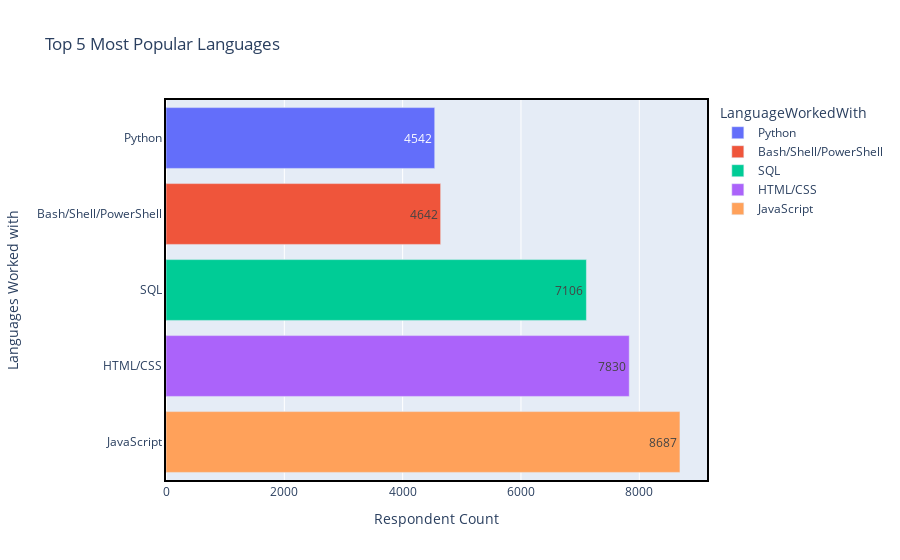

Notebook code cell kept with this figure:
### Code cell
fig = px.bar(df_tech.groupby('LanguageWorkedWith')['Respondent'].count().reset_index(name='count').sort_values(by='count').tail(5)
             , y='LanguageWorkedWith' , x='count', color='LanguageWorkedWith', text='count', orientation='h', title='Top 5 Most Popular Languages')
fig.update_xaxes(showline=True, linewidth=2, linecolor='black', mirror=True, title='Respondent Count')
fig.update_yaxes(showline=True, linewidth=2, linecolor='black', mirror=True, title='Languages Worked with')
fig.show()

### Figure 1 — Plotly figure (JSON) as saved in the notebook; plotly's stock layout.template omitted (floating-point values rounded to 4 significant figures)
{"data": [{"alignmentgroup": "True", "hovertemplate": "LanguageWorkedWith=%{y}<br>count=%{text}<extra></extra>", "legendgroup": "Python", "marker": {"color": "#636efa", "pattern": {"shape": ""}}, "name": "Python", "offsetgroup": "Python", "orientation": "h", "showlegend": true, "text": [4542], "textposition": "auto", "type": "bar", "x": [4542], "xaxis": "x", "y": ["Python"], "yaxis": "y"}, {"alignmentgroup": "True", "hovertemplate": "LanguageWorkedWith=%{y}<br>count=%{text}<extra></extra>", "legendgroup": "Bash/Shell/PowerShell", "marker": {"color": "#EF553B", "pattern": {"shape": ""}}, "name": "Bash/Shell/PowerShell", "offsetgroup": "Bash/Shell/PowerShell", "orientation": "h", "showlegend": true, "text": [4642], "textposition": "auto", "type": "bar", "x": [4642], "xaxis": "x", "y": ["Bash/Shell/PowerShell"], "yaxis": "y"}, {"alignmentgroup": "True", "hovertemplate": "LanguageWorkedWith=%{y}<br>count=%{text}<extra></extra>", "legendgroup": "SQL", "marker": {"color": "#00cc96", "pattern": {"shape": ""}}, "name": "SQL", "offsetgroup": "SQL", "orientation": "h", "showlegend": true, "text": [7106], "textposition": "auto", "type": "bar", "x": [7106], "xaxis": "x", "y": ["SQL"], "yaxis": "y"}, {"alignmentgroup": "True", "hovertemplate": "LanguageWorkedWith=%{y}<br>count=%{text}<extra></extra>", "legendgroup": "HTML/CSS", "marker": {"color": "#ab63fa", "pattern": {"shape": ""}}, "name": "HTML/CSS", "offsetgroup": "HTML/CSS", "orientation": "h", "showlegend": true, "text": [7830], "textposition": "auto", "type": "bar", "x": [7830], "xaxis": "x", "y": ["HTML/CSS"], "yaxis": "y"}, {"alignmentgroup": "True", "hovertemplate": "LanguageWorkedWith=%{y}<br>count=%{text}<extra></extra>", "legendgroup": "JavaScript", "marker": {"color": "#FFA15A", "pattern": {"shape": ""}}, "name": "JavaScript", "offsetgroup": "JavaScript", "orientation": "h", "showlegend": true, "text": [8687], "textposition": "auto", "type": "bar", "x": [8687], "xaxis": "x", "y": ["JavaScript"], "yaxis": "y"}], "layout": {"autosize": true, "barmode": "relative", "legend": {"title": {"text": "LanguageWorkedWith"}, "tracegroupgap": 0}, "title": {"text": "Top 5 Most Popular Languages"}, "xaxis": {"anchor": "y", "autorange": true, "domain": [0, 1], "linecolor": "black", "linewidth": 2, "mirror": true, "range": [0, 9144.0], "showline": true, "title": {"text": "Respondent Count"}, "type": "linear"}, "yaxis": {"anchor": "x", "autorange": true, "categoryarray": ["JavaScript", "HTML/CSS", "SQL", "Bash/Shell/PowerShell", "Python"], "categoryorder": "array", "domain": [0, 1], "linecolor": "black", "linewidth": 2, "mirror": true, "range": [-0.5, 4.5], "showline": true, "title": {"text": "Languages Worked with"}, "type": "category"}}}
